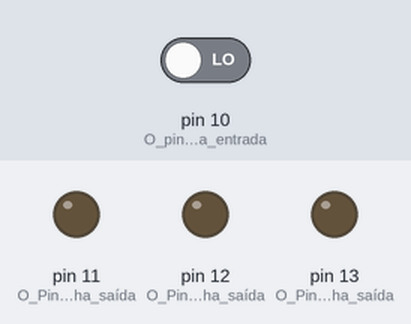
Recording of a sketch running on a simulated Arduino Uno, built with avr-gcc and run on an emulated ATmega328P. Parts: output pins drawn as LEDs (lit = HIGH). The inputs (shaded band) are chosen by the test bench; at power-on: pin 10 (O_pin_10_é_unha_entrada) LOW.

Above: at 1.2 s.
1.3 s: pin 10 (O_pin_10_é_unha_entrada) driven HIGH
At 2.4 s:
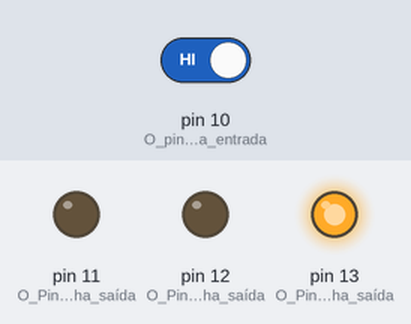
At 16.7 s:
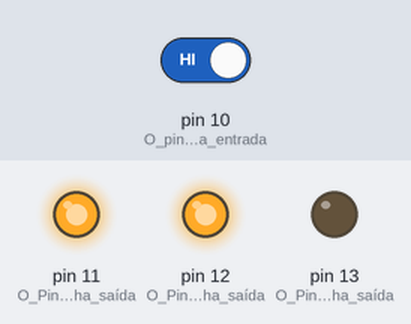
Timing chart, 0 to 44.8 s (numbered marks = the images above; inputs shaded):
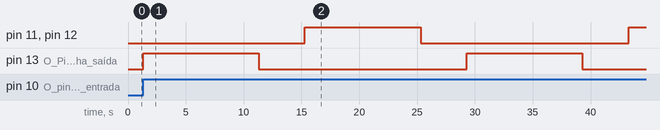

Measured:
- after the input at 1.3 s, pin 11 (O_Pin_11_é_unha_saída), pin 12 (O_Pin_12_é_unha_saída): LOW → HIGH after 14.0 s, → LOW 10.0 s later, → HIGH 18.0 s later; pin 13 (O_Pin_13_é_unha_saída): alternates HIGH for 10.0 s and LOW for 18.0 s, starting at once

The sketch:

Pullup.ino
```cpp
// C++ code
//
void setup() // Aquí asignamos os valores, como se mostra a continuación
{
  pinMode(10, INPUT); // O pin 10 é unha entrada, neste caso o pulsador
  pinMode(13, OUTPUT); // O Pin 13 é unha saída, neste caso o Led verde
  pinMode(12, OUTPUT); // O Pin 12 é unha saída, neste caso o Led vermello
  pinMode(11, OUTPUT); // O Pin 11 é unha saída, neste caso é o relé
}

void loop() //bucle. Aquí é donde introducimos os comandos que queremos que se executen.
{
  if (digitalRead(10) == HIGH) // Aparición da condición "if", na que significa que: "si" a lectura dixital do pin 10 (pulsador) é alta, se cumplan as condicións que se mostran a continuaxión
  {
    digitalWrite(13, HIGH); // Damos corrente ao pin 13 (led).
    delay(10000); // Wait for 10000 millisecond(s) Agardamos 10 segundos.
    digitalWrite(13, LOW); // Deixamos de alimentar o pin 13.
    delay(4000); // Wait for 4000 millisecond(s) Esperamos 4 segundos.
    digitalWrite(12, HIGH); // Alimentamos pin 12 (led).
    digitalWrite(11, HIGH); // Alimentamos pin 11 (relé).
    delay(10000); // Wait for 10000 millisecond(s) Agardamos 10 segundos
    digitalWrite(12, LOW); // Quitamos alimentación no pin 12.
    digitalWrite(11, LOW); // Quitamos alimentación no pin 11.
    delay(4000); // Wait for 4000 millisecond(s) Agardamos 4 segundos.
  }
  else // Aparición condión "else", que significa "senon". Ven referido á condición anterior (if) decindo que se non se cumple "if" que se cumpla o seguinte comando.
  {
    digitalWrite(12, LOW); // Deixamos de alimentar o pin 12.
    digitalWrite(11, LOW); // Deixamos de alimentar o pin 11.
  }
}
```
